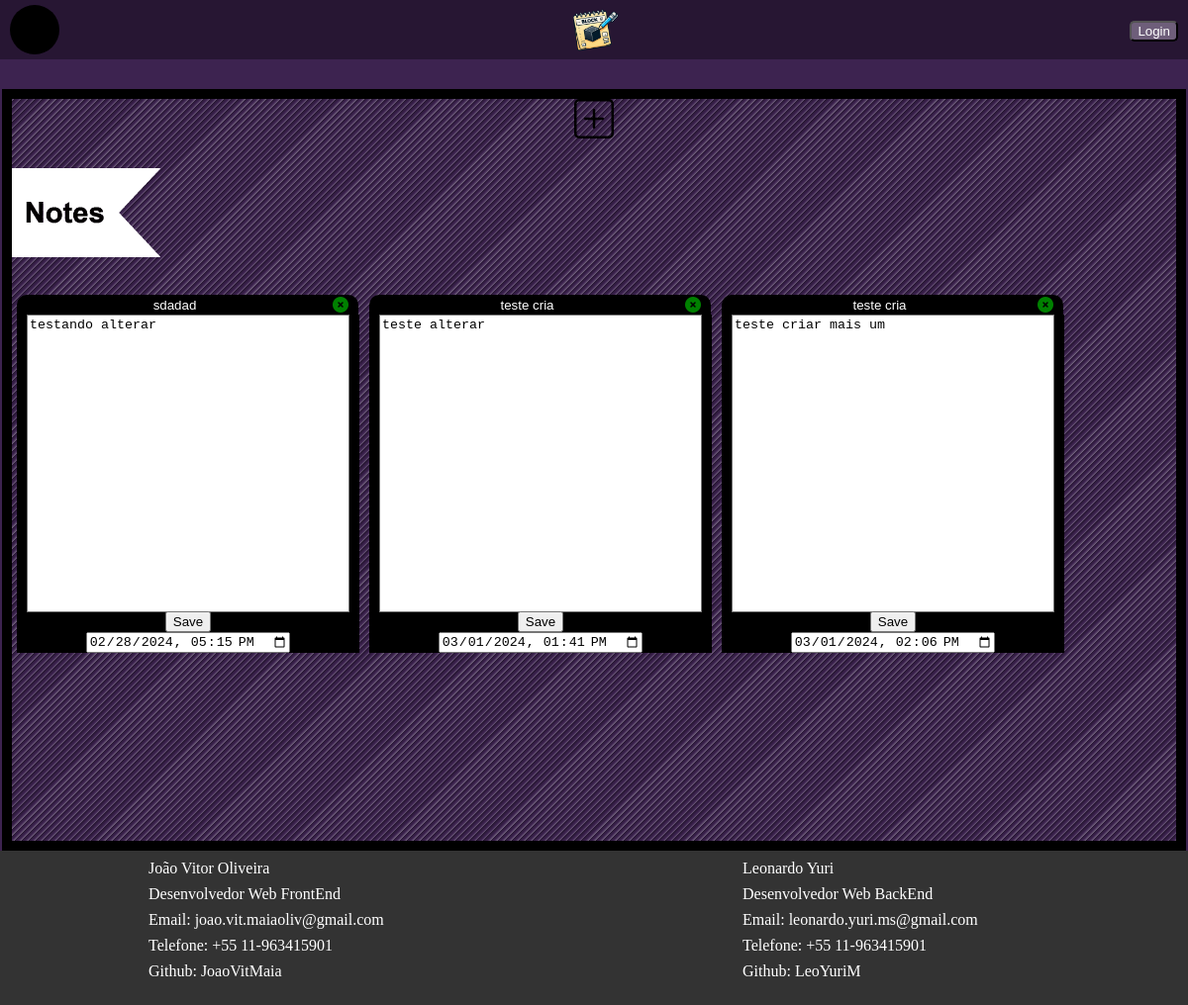
The page / on the database its author committed.
### todoist/models.py (models this page shows, shortened)
class Bloco(models.Model):
    user = models.ForeignKey(
        get_user_model(),
        on_delete=models.CASCADE,
        null=True
    )
    bloco_titulo = models.CharField(max_length=200)
    bloco_texto = models.CharField(max_length=500)
    data_pub = models.DateTimeField("data de criação")

### todoist/views.py (the view)
# urls.py: path("", views.index, name="index"),
def index(request):
    bloco_list = __retorna_blocos(request)
    template = loader.get_template("todoist/index.html")
    context = {
        "bloco_list": bloco_list,
    }
    return HttpResponse(template.render(context, request))

### todoist/views.py (called while the page is built)
def __retorna_blocos(request):
    if request.user.is_authenticated:
        result = Bloco.objects.filter(Q(user=request.user) | Q(user__isnull=True))
    else:
        result = Bloco.objects.filter(user__isnull=True)
    return result

### todoist/templates/todoist/index.html (shortened to what this page needs)
{% load static %}
<!DOCTYPE html>
<html lang="pt-br" xmlns="http://www.w3.org/1999/html" xmlns="http://www.w3.org/1999/html">
<head>
    <link rel="stylesheet" href="{% static  'todoist/css/style.css' %}">
    <link rel="stylesheet" href="{% static  'todoist/css/reset.css' %}">
</head>
<body>
    <header>
        <nav>
            <ul class="header-ul">
                <li>
                    <div class="user" id="userMenu">
                        <img id="userPhoto" src="{% static  'todoist/img/user.png' %}" alt="">
                    </div>
                </li>
                <li class="logo">
                    <a href="#"><img class="logo-img" src="{% static  'todoist/img/icon.png' %}" alt=""></a>
                </li>
                {% if not request.user.is_authenticated %}
                <li class="Login">
                    <button id="loginButton"><a rel="next" href="accounts/login/">Login</a></button>
                </li>
                {% else %}
                <li class="Login">
                    <button id="logoutButton"><a href="{% url 'todoist:encerrar_sessao' %}">Logout</a></button>
                </li>
                {% endif %}
            </ul>
        </nav>
    </header>
    <main>
        <nav>
            <a class="add-button" href="#">
            </a>
        </nav>
        <div class="main-container">
            <img class="flag-img" src="{% static  'todoist/img/Flag.png' %}" alt="">
            <ul class="block-ul">
                {% if bloco_list %}
                    {% for bloco in bloco_list %}
                        <form class="formulario" action="{% url 'todoist:update' bloco.id %}" method="post">
                            <li class="block-list">
                                <div class="block">
                                    <div class="block-header">
                                        <div class="input-wrapper">
                                            <input class="title-input"  name="titulo" placeholder="Title" maxlength="10" type="text" value="{{ bloco.bloco_titulo}}">
                                        </div>
                                        <div class="icon-wrapper">
                                            <a href="{% url 'todoist:delete' bloco.id %}" id="exclude-form"><i class="fa-solid fa-circle-xmark"></i></a>
                                        </div>
                                    </div>
                                    <div class="input-container"><textarea name="texto" rows="24" cols="39">{{ bloco.bloco_texto}}</textarea></div>
                                    <div class="submit-button">
                                        <input class="submit-input" type="submit" value="Save">
                                        <div class="date-wrapper">
                                            <input class="datetime-local" name="data" placeholder="Date" maxlength="10" type="datetime-local" value="{{ bloco.data_pub|date:'Y-m-d' }}T{{bloco.data_pub|time:'H:i'}}">
                                        </div>
                                    </div>
                                </div>
                            </li>
                        </form>
                    {% endfor %}
                {% endif%}
            </ul>
        </div>
    </main>
    <footer>
        <div class="container">
            <div class="footer-content footer-content-j">
                <h2>João Vitor Oliveira</h2>
                <p>Desenvolvedor Web FrontEnd</p>
                <p>Email: joao.vit.maiaoliv@gmail.com</p>
                <p>Telefone: +55 11-963415901</p>
                <p>Github: <a target="_blank" href="https://github.com/JoaoVitMaia">JoaoVitMaia</a></p><br>
            </div>
            <div class="footer-content footer-content-l">
                <h2>Leonardo Yuri</h2>
                <p>Desenvolvedor Web BackEnd</p>
                <p>Email: leonardo.yuri.ms@gmail.com</p>
                <p>Telefone: +55 11-963415901</p>
                <p>Github: <a target="_blank" href="https://github.com/LeoYuriM">LeoYuriM</a></p>
            </div>
        </div>
    </footer>
</body>
</html>

### todoist/static/todoist/css/style.css (style rules this page uses)
body { width: 100%; height: 100%; background-color: #3D2350; }
header nav { background-color: #271633; height: 60px; }
.user { padding-left: 10px; position: relative; display: inline-block; }
.user img { width: 50px; height: 50px; border-radius: 50%; }
.header-ul { display: flex; justify-content: space-between; }
.logo-img { cursor: auto; width: 70px; justify-content: center; align-items: center; }
header nav li { margin-top: -5px; display: flex; align-items: center; }
button { background-color: #6E5E7A; color: white; border-radius: 5px; margin-right: 10px; }
main { background: repeating-linear-gradient( -45deg, #6E5E7A, #3D2350 2px, #271633 5px ); padding-top: 100px; max-width: 98%; height: 750px; border: 10px solid black; margin: auto; margin-top: 30px; padding-top: 0px; overflow: hidden; }
.main-container { overflow-y: scroll; }
main nav { width: 100%; height: 40px; display: flex; justify-content: center; }
.flag-img { width: 150px; }
.bi { display: flex; width: 40px; height: 40px; }
button a { cursor: default; color: white; }
a { text-decoration: none; color: black; }
.formulario { transition: opacity 0.5s ease-in-out; opacity: 1; }
.block { margin: 5px; }
.block-ul { display: flex; flex-wrap: wrap; height: 550px; }
.block-header { width: 345px; height: 20px; background-color: black; text-align: center; border-style: none; border-radius: 10px 10px 0px 0px; display: flex; justify-content: space-between; align-items: center; }
.title-input { border-style: none; text-align: center; width: 100px; background-color: black; color: white; }
.input-wrapper { flex-grow: 1; margin-right: auto; }
.icon-wrapper { flex-shrink: 0; margin-right: 10px; }
.fa-solid { color: green; }
.input-container { height: 300px; border-left: 10px solid black; border-right: 10px solid black; }
textarea { background-color: white; resize: none; height: 295px; width: 320px; }
.submit-button { background-color: black; text-align: center; }
.date-wrapper { flex-shrink: 0; }
footer { background-color: #333; color: #fff; padding: 30px 0; margin: auto; }
.container { padding-top: 10px; display: flex; justify-content: space-around; flex-wrap: wrap; }
.footer-content { width: 300px; }
.footer-content h2 { margin-bottom: 10px; }
.footer-content p { margin-bottom: 10px; }
.footer-content p:last-child { margin-bottom: 0; }
.footer-content a { color: #fff; text-decoration: none; transition: color 0.3s ease; }

### rows shown on the page
Bloco: titulo "sdadad", texto "testando alterar", data "02/28/2024 17:15"
Bloco: titulo "teste cria", texto "teste alterar", data "03/01/2024 13:41"
Bloco: titulo "teste cria", texto "teste criar mais um", data "03/01/2024 14:06"
